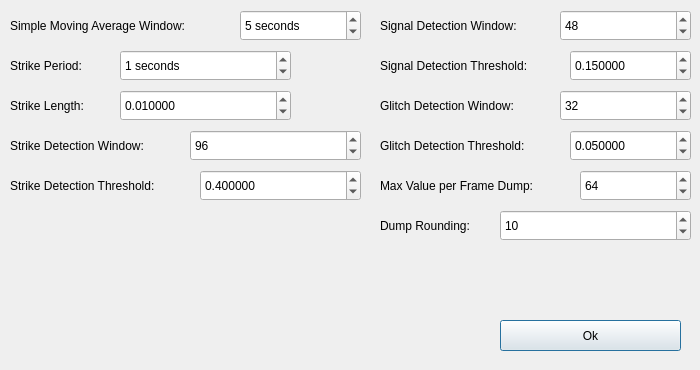
<?xml version="1.0" encoding="UTF-8"?>
<ui version="4.0">
 <class>extra_options</class>
 <widget class="QDialog" name="extra_options">
  <property name="geometry">
   <rect>
    <x>0</x>
    <y>0</y>
    <width>700</width>
    <height>370</height>
   </rect>
  </property>
  <property name="windowTitle">
   <string>Dialog</string>
  </property>
  <widget class="QLabel" name="Label1">
   <property name="geometry">
    <rect>
     <x>10</x>
     <y>10</y>
     <width>231</width>
     <height>31</height>
    </rect>
   </property>
   <property name="text">
    <string>Simple Moving Average Window:</string>
   </property>
  </widget>
  <widget class="QSpinBox" name="SMA">
   <property name="geometry">
    <rect>
     <x>240</x>
     <y>10</y>
     <width>121</width>
     <height>31</height>
    </rect>
   </property>
   <property name="suffix">
    <string> seconds</string>
   </property>
   <property name="maximum">
    <number>2147483647</number>
   </property>
   <property name="value">
    <number>5</number>
   </property>
  </widget>
  <widget class="QLabel" name="Label1_2">
   <property name="geometry">
    <rect>
     <x>10</x>
     <y>50</y>
     <width>111</width>
     <height>31</height>
    </rect>
   </property>
   <property name="text">
    <string>Strike Period:</string>
   </property>
  </widget>
  <widget class="QSpinBox" name="StrikePeriod">
   <property name="geometry">
    <rect>
     <x>120</x>
     <y>50</y>
     <width>171</width>
     <height>31</height>
    </rect>
   </property>
   <property name="suffix">
    <string> seconds</string>
   </property>
   <property name="maximum">
    <number>2147483647</number>
   </property>
   <property name="value">
    <number>1</number>
   </property>
  </widget>
  <widget class="QDoubleSpinBox" name="StrikeLength">
   <property name="geometry">
    <rect>
     <x>120</x>
     <y>90</y>
     <width>171</width>
     <height>31</height>
    </rect>
   </property>
   <property name="decimals">
    <number>6</number>
   </property>
   <property name="maximum">
    <double>1.000000000000000</double>
   </property>
   <property name="singleStep">
    <double>0.010000000000000</double>
   </property>
   <property name="value">
    <double>0.010000000000000</double>
   </property>
  </widget>
  <widget class="QLabel" name="Label1_3">
   <property name="geometry">
    <rect>
     <x>10</x>
     <y>90</y>
     <width>111</width>
     <height>31</height>
    </rect>
   </property>
   <property name="text">
    <string>Strike Length:</string>
   </property>
  </widget>
  <widget class="QSpinBox" name="StrDW">
   <property name="geometry">
    <rect>
     <x>190</x>
     <y>130</y>
     <width>171</width>
     <height>31</height>
    </rect>
   </property>
   <property name="suffix">
    <string/>
   </property>
   <property name="minimum">
    <number>0</number>
   </property>
   <property name="maximum">
    <number>2147483647</number>
   </property>
   <property name="value">
    <number>96</number>
   </property>
  </widget>
  <widget class="QLabel" name="Label1_4">
   <property name="geometry">
    <rect>
     <x>10</x>
     <y>130</y>
     <width>181</width>
     <height>31</height>
    </rect>
   </property>
   <property name="text">
    <string>Strike Detection Window:</string>
   </property>
  </widget>
  <widget class="QDoubleSpinBox" name="StrDT">
   <property name="geometry">
    <rect>
     <x>200</x>
     <y>170</y>
     <width>161</width>
     <height>31</height>
    </rect>
   </property>
   <property name="decimals">
    <number>6</number>
   </property>
   <property name="maximum">
    <double>1.000000000000000</double>
   </property>
   <property name="singleStep">
    <double>0.010000000000000</double>
   </property>
   <property name="value">
    <double>0.400000000000000</double>
   </property>
  </widget>
  <widget class="QLabel" name="Label1_5">
   <property name="geometry">
    <rect>
     <x>10</x>
     <y>170</y>
     <width>191</width>
     <height>31</height>
    </rect>
   </property>
   <property name="text">
    <string>Strike Detection Threshold:</string>
   </property>
  </widget>
  <widget class="QLabel" name="Label1_6">
   <property name="geometry">
    <rect>
     <x>380</x>
     <y>10</y>
     <width>181</width>
     <height>31</height>
    </rect>
   </property>
   <property name="text">
    <string>Signal Detection Window:</string>
   </property>
  </widget>
  <widget class="QSpinBox" name="SigDW">
   <property name="geometry">
    <rect>
     <x>560</x>
     <y>10</y>
     <width>131</width>
     <height>31</height>
    </rect>
   </property>
   <property name="suffix">
    <string/>
   </property>
   <property name="maximum">
    <number>2147483647</number>
   </property>
   <property name="value">
    <number>48</number>
   </property>
  </widget>
  <widget class="QDoubleSpinBox" name="SigDT">
   <property name="geometry">
    <rect>
     <x>570</x>
     <y>50</y>
     <width>121</width>
     <height>31</height>
    </rect>
   </property>
   <property name="decimals">
    <number>6</number>
   </property>
   <property name="maximum">
    <double>1.000000000000000</double>
   </property>
   <property name="singleStep">
    <double>0.010000000000000</double>
   </property>
   <property name="value">
    <double>0.150000000000000</double>
   </property>
  </widget>
  <widget class="QLabel" name="Label1_7">
   <property name="geometry">
    <rect>
     <x>380</x>
     <y>50</y>
     <width>191</width>
     <height>31</height>
    </rect>
   </property>
   <property name="text">
    <string>Signal Detection Threshold:</string>
   </property>
  </widget>
  <widget class="QSpinBox" name="GliDW">
   <property name="geometry">
    <rect>
     <x>560</x>
     <y>90</y>
     <width>131</width>
     <height>31</height>
    </rect>
   </property>
   <property name="suffix">
    <string/>
   </property>
   <property name="maximum">
    <number>2147483647</number>
   </property>
   <property name="value">
    <number>32</number>
   </property>
  </widget>
  <widget class="QLabel" name="Label1_8">
   <property name="geometry">
    <rect>
     <x>380</x>
     <y>90</y>
     <width>181</width>
     <height>31</height>
    </rect>
   </property>
   <property name="text">
    <string>Glitch Detection Window:</string>
   </property>
  </widget>
  <widget class="QDoubleSpinBox" name="GliDT">
   <property name="geometry">
    <rect>
     <x>570</x>
     <y>130</y>
     <width>121</width>
     <height>31</height>
    </rect>
   </property>
   <property name="decimals">
    <number>6</number>
   </property>
   <property name="maximum">
    <double>1.000000000000000</double>
   </property>
   <property name="singleStep">
    <double>0.010000000000000</double>
   </property>
   <property name="value">
    <double>0.050000000000000</double>
   </property>
  </widget>
  <widget class="QLabel" name="Label1_9">
   <property name="geometry">
    <rect>
     <x>380</x>
     <y>130</y>
     <width>191</width>
     <height>31</height>
    </rect>
   </property>
   <property name="text">
    <string>Glitch Detection Threshold:</string>
   </property>
  </widget>
  <widget class="QLabel" name="Label1_10">
   <property name="geometry">
    <rect>
     <x>380</x>
     <y>170</y>
     <width>191</width>
     <height>31</height>
    </rect>
   </property>
   <property name="text">
    <string>Max Value per Frame Dump:</string>
   </property>
  </widget>
  <widget class="QSpinBox" name="MVFD">
   <property name="geometry">
    <rect>
     <x>580</x>
     <y>170</y>
     <width>111</width>
     <height>31</height>
    </rect>
   </property>
   <property name="suffix">
    <string/>
   </property>
   <property name="maximum">
    <number>2147483647</number>
   </property>
   <property name="value">
    <number>64</number>
   </property>
  </widget>
  <widget class="QLabel" name="Label1_11">
   <property name="geometry">
    <rect>
     <x>380</x>
     <y>210</y>
     <width>121</width>
     <height>31</height>
    </rect>
   </property>
   <property name="text">
    <string>Dump Rounding:</string>
   </property>
  </widget>
  <widget class="QSpinBox" name="DR">
   <property name="geometry">
    <rect>
     <x>500</x>
     <y>210</y>
     <width>191</width>
     <height>31</height>
    </rect>
   </property>
   <property name="suffix">
    <string/>
   </property>
   <property name="maximum">
    <number>2147483647</number>
   </property>
   <property name="value">
    <number>10</number>
   </property>
  </widget>
  <widget class="QPushButton" name="OkButton">
   <property name="geometry">
    <rect>
     <x>500</x>
     <y>320</y>
     <width>181</width>
     <height>31</height>
    </rect>
   </property>
   <property name="text">
    <string>Ok</string>
   </property>
  </widget>
 </widget>
 <resources/>
 <connections/>
</ui>
